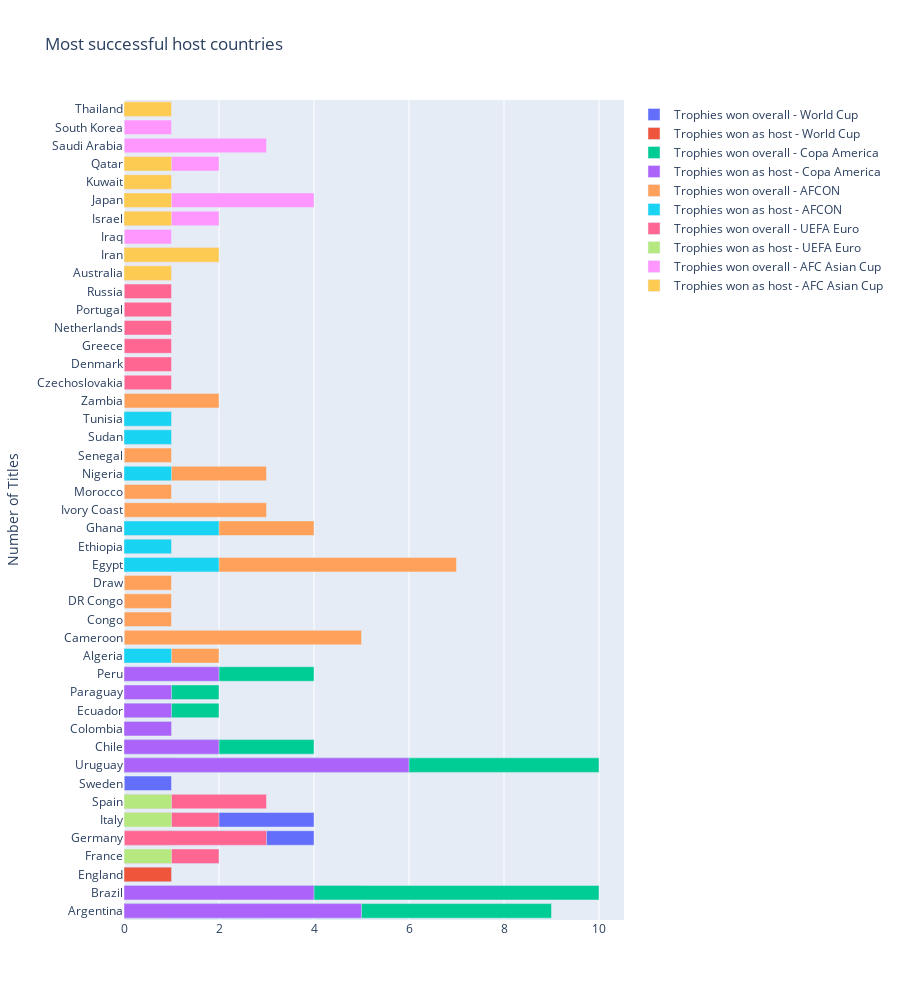

The cell this chart's notebook holds for it:
### Code cell
import plotly.graph_objs as go
import plotly.offline as pyo

# Create a single plot with horizontal bar subplots
fig_host_trophies = go.Figure()

# Add horizontal bar plots to the single plot
fig_host_trophies.add_trace(go.Bar(y=world_cup_champions_df['Winner'], x=world_cup_champions_df['Trophies won overall'], orientation='h', name='Trophies won overall - World Cup'))
fig_host_trophies.add_trace(go.Bar(y=world_cup_champions_df['Winner'], x=world_cup_champions_df['Trophies won as host'], orientation='h', name='Trophies won as host - World Cup'))
fig_host_trophies.add_trace(go.Bar(y=copa_america_champions_df['Winner'], x=copa_america_champions_df['Trophies won overall'], orientation='h', name='Trophies won overall - Copa America'))
fig_host_trophies.add_trace(go.Bar(y=copa_america_champions_df['Winner'], x=copa_america_champions_df['Trophies won as host'], orientation='h', name='Trophies won as host - Copa America'))
fig_host_trophies.add_trace(go.Bar(y=afcon_champions_df['Winner'], x=afcon_champions_df['Trophies won overall'], orientation='h', name='Trophies won overall - AFCON'))
fig_host_trophies.add_trace(go.Bar(y=afcon_champions_df['Winner'], x=afcon_champions_df['Trophies won as host'], orientation='h', name='Trophies won as host - AFCON'))
fig_host_trophies.add_trace(go.Bar(y=euros_champions_df['Winner'], x=euros_champions_df['Trophies won overall'], orientation='h', name='Trophies won overall - UEFA Euro'))
fig_host_trophies.add_trace(go.Bar(y=euros_champions_df['Winner'], x=euros_champions_df['Trophies won as host'], orientation='h', name='Trophies won as host - UEFA Euro'))
fig_host_trophies.add_trace(go.Bar(y=asian_cup_champions_df['Winner'], x=asian_cup_champions_df['Trophies won overall'], orientation='h', name='Trophies won overall - AFC Asian Cup'))
fig_host_trophies.add_trace(go.Bar(y=asian_cup_champions_df['Winner'], x=asian_cup_champions_df['Trophies won as host'], orientation='h', name='Trophies won as host - AFC Asian Cup'))

# Update layout settings
fig_host_trophies.update_layout(title='Most successful host countries', barmode='overlay', yaxis_title='Number of Titles')

# Set a taller height for the plot
fig_host_trophies.update_layout(height=1000)

# Show the plot
pyo.iplot(fig_host_trophies)

### Figure 1 — Plotly figure (JSON) as saved in the notebook; plotly's stock layout.template omitted (floating-point values rounded to 4 significant figures)
{"data": [{"name": "Trophies won overall - World Cup", "orientation": "h", "type": "bar", "x": [3, 5, 1, 2, 4, 4, 1, 1, 1], "y": ["Argentina", "Brazil", "England", "France", "Germany", "Italy", "Spain", "Sweden", "Uruguay"]}, {"name": "Trophies won as host - World Cup", "orientation": "h", "type": "bar", "x": [1, 0, 1, 1, 1, 1, 0, 0, 1], "y": ["Argentina", "Brazil", "England", "France", "Germany", "Italy", "Spain", "Sweden", "Uruguay"]}, {"name": "Trophies won overall - Copa America", "orientation": "h", "type": "bar", "x": [9, 10, 4, 1, 2, 2, 4, 10], "y": ["Argentina", "Brazil", "Chile", "Colombia", "Ecuador", "Paraguay", "Peru", "Uruguay"]}, {"name": "Trophies won as host - Copa America", "orientation": "h", "type": "bar", "x": [5, 4, 2, 1, 1, 1, 2, 6], "y": ["Argentina", "Brazil", "Chile", "Colombia", "Ecuador", "Paraguay", "Peru", "Uruguay"]}, {"name": "Trophies won overall - AFCON", "orientation": "h", "type": "bar", "x": [2, 5, 1, 1, 1, 7, 1, 4, 3, 1, 3, 1, 1, 1, 2], "y": ["Algeria", "Cameroon", "Congo", "DR Congo", "Draw", "Egypt", "Ethiopia", "Ghana", "Ivory Coast", "Morocco", "Nigeria", "Senegal", "Sudan", "Tunisia", "Zambia"]}, {"name": "Trophies won as host - AFCON", "orientation": "h", "type": "bar", "x": [1, 0, 0, 0, 0, 2, 1, 2, 0, 0, 1, 0, 1, 1, 0], "y": ["Algeria", "Cameroon", "Congo", "DR Congo", "Draw", "Egypt", "Ethiopia", "Ghana", "Ivory Coast", "Morocco", "Nigeria", "Senegal", "Sudan", "Tunisia", "Zambia"]}, {"name": "Trophies won overall - UEFA Euro", "orientation": "h", "type": "bar", "x": [1, 1, 2, 3, 1, 2, 1, 1, 1, 3], "y": ["Czechoslovakia", "Denmark", "France", "Germany", "Greece", "Italy", "Netherlands", "Portugal", "Russia", "Spain"]}, {"name": "Trophies won as host - UEFA Euro", "orientation": "h", "type": "bar", "x": [0, 0, 1, 0, 0, 1, 0, 0, 0, 1], "y": ["Czechoslovakia", "Denmark", "France", "Germany", "Greece", "Italy", "Netherlands", "Portugal", "Russia", "Spain"]}, {"name": "Trophies won overall - AFC Asian Cup", "orientation": "h", "type": "bar", "x": [1, 2, 1, 2, 4, 1, 2, 3, 1, 1], "y": ["Australia", "Iran", "Iraq", "Israel", "Japan", "Kuwait", "Qatar", "Saudi Arabia", "South Korea", "Thailand"]}, {"name": "Trophies won as host - AFC Asian Cup", "orientation": "h", "type": "bar", "x": [1, 2, 0, 1, 1, 1, 1, 0, 0, 1], "y": ["Australia", "Iran", "Iraq", "Israel", "Japan", "Kuwait", "Qatar", "Saudi Arabia", "South Korea", "Thailand"]}], "layout": {"barmode": "overlay", "height": 1000, "title": {"text": "Most successful host countries"}, "yaxis": {"title": {"text": "Number of Titles"}}}}
